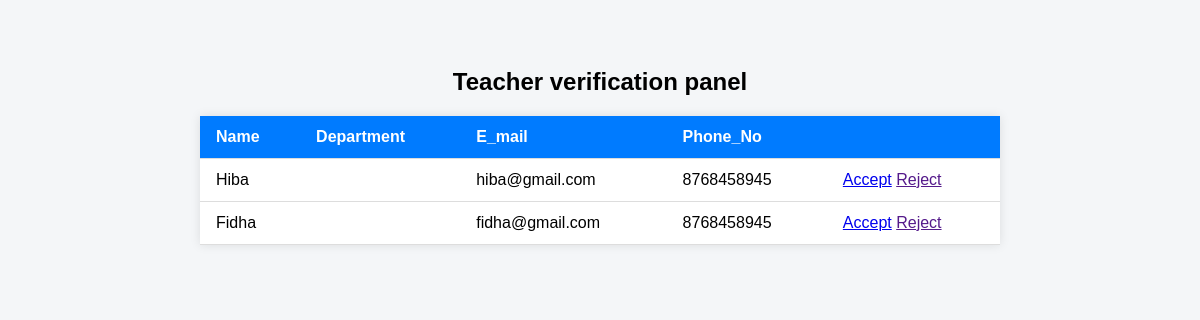
/teacher, run on an earlier commit of the app's database.
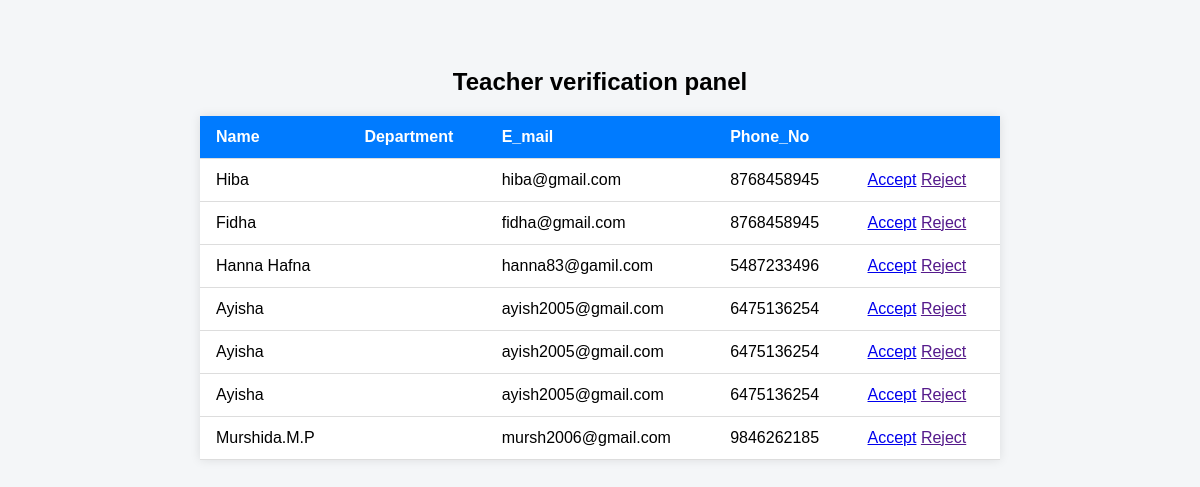
And on a later commit of the database.
### mobilesilentapp/models.py (models this page shows)
class TeacherTable(models.Model):
    login_id =models.ForeignKey(LoginTable,on_delete=models.CASCADE,null=True,blank=True)
    Department =models.ForeignKey(DepartmentTable,on_delete=models.CASCADE,null=True,blank=True)
    name =models.CharField(max_length=30,null=True,blank=True)
    email =models.CharField(max_length=30,null=True,blank=True)
    phone_no =models.BigIntegerField(null=True,blank=True)
    address=models.CharField(max_length=50,null=True,blank=True)

### mobilesilentapp/views.py (the view)
# urls.py: path('teacher',TeacherView.as_view(),name="teacher"),
class TeacherView(View):
    def get(self, request):
        c = TeacherTable.objects.all()
        return render(request, 'administration/Teacher.html',{'c':c})

### templates/administration/Teacher.html (shortened to what this page needs)
<!DOCTYPE html>
<html lang="en">
<head>
</head>
<body>
    <h2 style="text-align:center;">Teacher verification panel</h2>
   <table>
    <thead>
      <tr>
        <th>Name</th>
        <th>Department</th>
        <th>E_mail</th>
        <th>Phone_No</th>
        <th></th>
      </tr>
    </thead>
    <tbody>
      {% for i in c %}
      <tr>
        <td>{{i.name}}</td>
        <td>{{i.department}}</td>
        <td>{{i.email}}</td>
        <td>{{i.phone_no}}</td>
        <td>
          <a href="/acceptteacher/{{i.id}}">Accept</a>
          <a href="">Reject</a>
        </td>
      </tr>
      </tbody>
      {% endfor %}
</body>
</html>

What changed in the data, as far as the page shows it:
added TeacherTable: name "Hanna Hafna", email "hanna83@gamil.com", phone_no "5487233496"
added TeacherTable: name "Ayisha", email "ayish2005@gmail.com", phone_no "6475136254"
added TeacherTable: name "Ayisha", email "ayish2005@gmail.com", phone_no "6475136254"
added TeacherTable: name "Ayisha", email "ayish2005@gmail.com", phone_no "6475136254"
added TeacherTable: name "Murshida.M.P", email "mursh2006@gmail.com", phone_no "9846262185"
